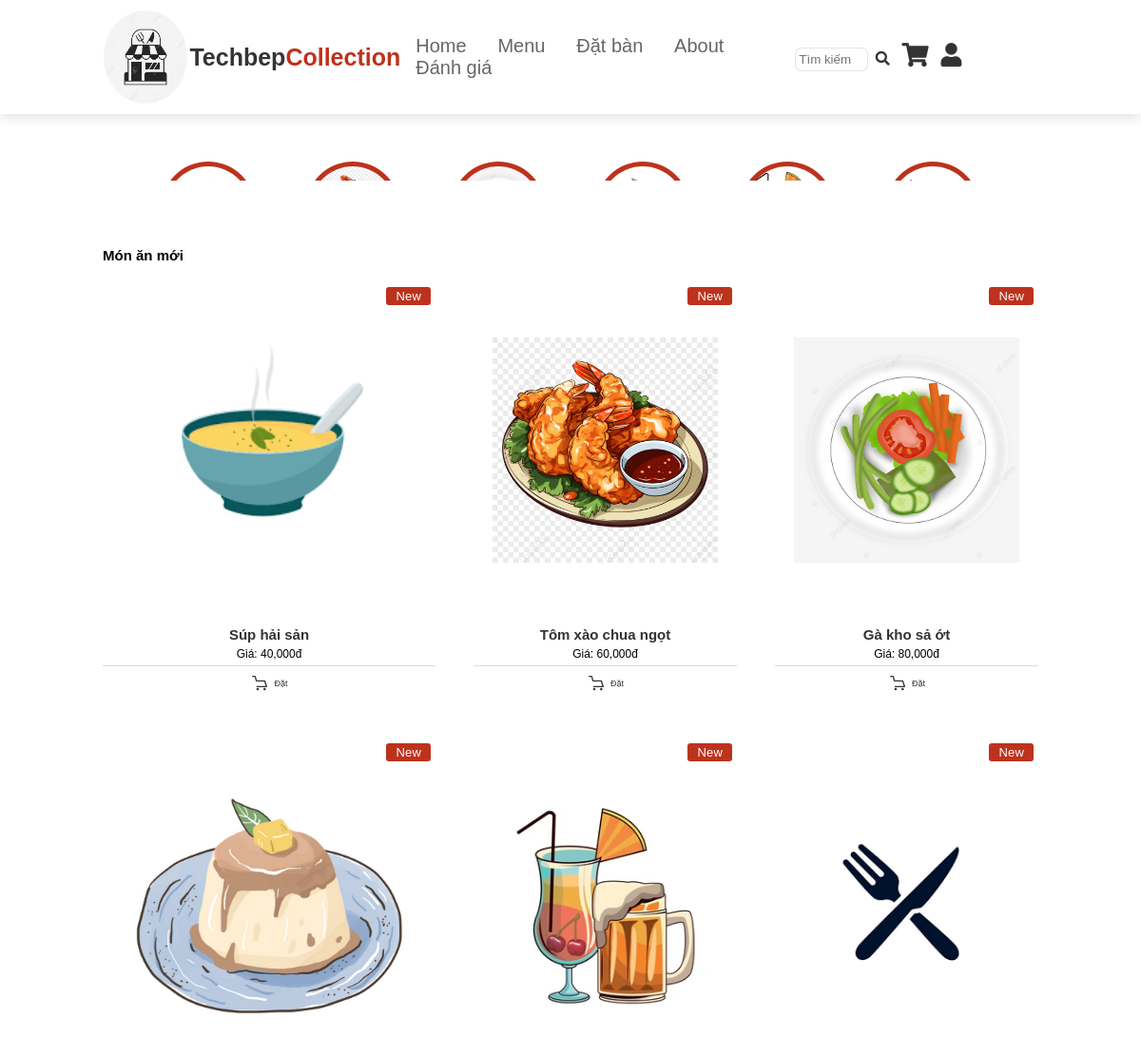
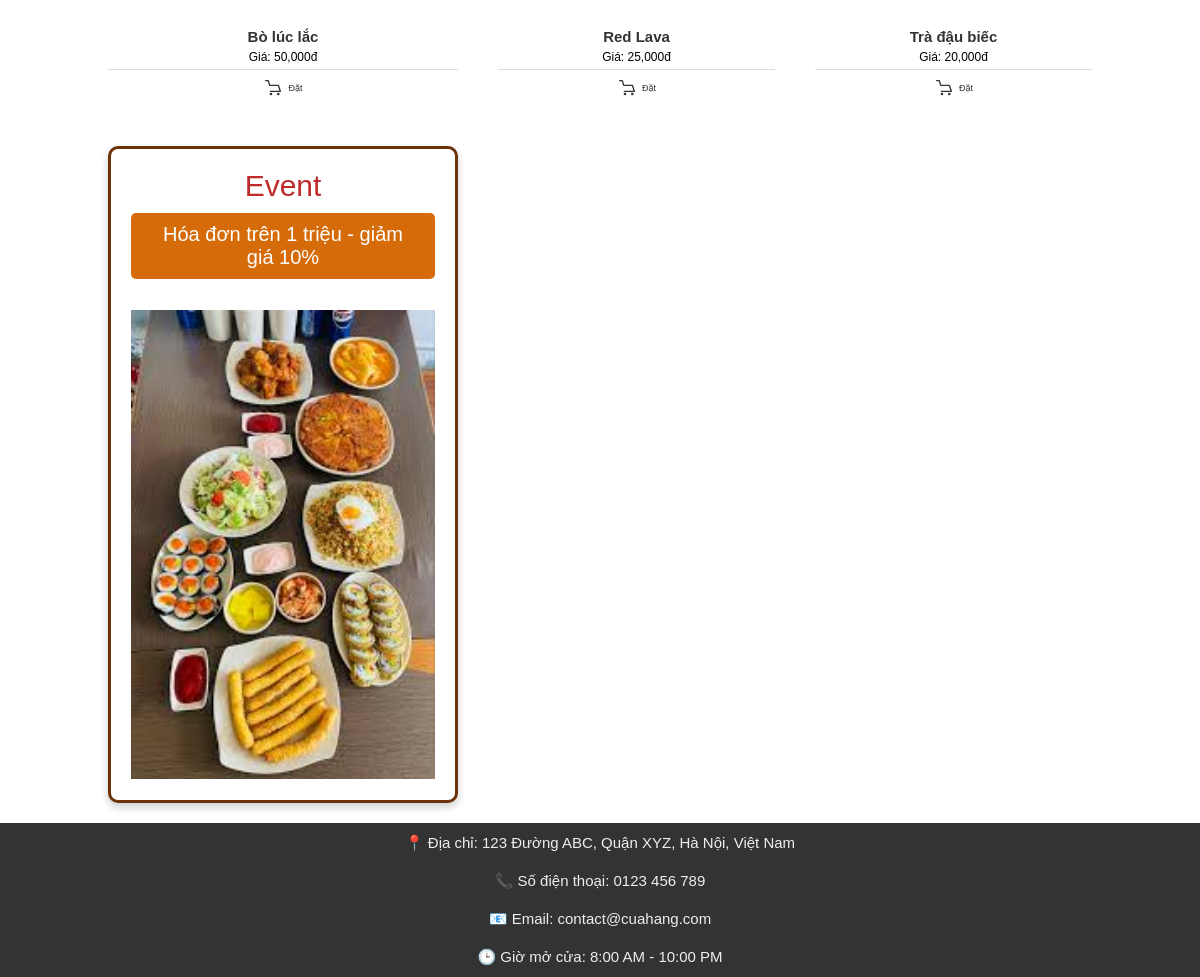
The app's page /menu/ with its own data (2 pictures, top to bottom).
### menu/models.py (models this page shows, shortened)
class Menu(models.Model):
    category = models.ForeignKey(Category, related_name='menu_items', on_delete=models.CASCADE, verbose_name="Danh mục")
    name = models.CharField(max_length=150, verbose_name="Tên món ăn")
    description = models.TextField(blank=True, verbose_name="Mô tả")
    price = models.DecimalField(max_digits=10, decimal_places=0, verbose_name="Giá (VNĐ)") # Sửa decimal_places=0
    image = models.ImageField(upload_to='menu_images/', blank=True, null=True, verbose_name="Hình ảnh")
    is_available = models.BooleanField(default=True, verbose_name="Còn hàng")
    class Meta:
        verbose_name = "Món ăn"
        verbose_name_plural = "Thực đơn"
        ordering = ['category', 'name']

### menu/views.py (the view)
# urls.py: path('', views.menu, name='menu'),
def menu(request):
    dishes = Menu.objects.filter(is_available=True)
    context = {}  # Bạn có thể truyền dữ liệu sang template nếu cần
    return render(request, 'menu.html', {'new_dishes': dishes})

### template/menu.html (shortened to what this page needs)
{% load static %}
{% load humanize %}
<!DOCTYPE html>
<html lang="en">
<head>
    <link rel="stylesheet" href="{% static 'styles/main.css' %}">
    <link rel ="stylesheet" href="https://cdnjs.cloudflare.com/ajax/libs/font-awesome/5.15.3/css/all.min.css">
</head>
<body>
<header>
    <div class="lo">
        <img src="{% static 'images/logo.jpg' %}">
    </div>
    <a href="{% static 'home' %}" class="logo">Techbep<span>Collection</span></a>
    <nav class="navbar">
        <a href="{% url 'home' %}">Home</a>
        <a href="{% url 'menu' %}">Menu</a>
        <a href="{% url 'tables' %}">Đặt bàn</a>
        <a href="{% url 'about' %}">About</a>
        <a href="{% url 'review' %}">Đánh giá</a>
    </nav>
    <div class="icons">
        <input type="text" placeholder="Tìm kiếm"> <i class="fas fa-search"></i>
        <a href="{% url 'add_to_cart' %}" class="fas fa-shopping-cart"></a>
        <a href="{% url 'user' %}" class="fas fa-user"></a>
</header>
<section id="category">
    <a href="#" class="category-box">
        <div class="category-box-img">
            <img src="{% static 'images/c1.png' %}" alt="canh">
        </div>
    </a>
    <a href="#" class="category-box">
        <div class="category-box-img">
            <img src="{% static 'images/c2.png' %}" alt="món chính">
        </div>
    </a>
    <a href="#" class="category-box">
        <div class="category-box-img">
            <img src="{% static 'images/c3.png' %}" alt="rau">
        </div>
    </a>
    <a href="#" class="category-box">
        <div class="category-box-img">
            <img src="{% static 'images/c4.png' %}" alt="đồ ngọt">
        </div>
    </a>
    <a href="#" class="category-box">
        <div class="category-box-img">
            <img src="{% static 'images/c5.png' %}" alt="nước uống">
        </div>
    </a>
    <a href="#" class="category-box">
        <div class="category-box-img">
            <img src="{% static 'images/c6.png' %}" alt="All">
        </div>
    </a>
</section>
<section>
    <h2>Món ăn mới</h2>
        <div class="popular-product-container">
            {% for dish in new_dishes %}
                <div class="product-box">
                    <a href="#" class="product-box-img">
                        <img src="{{ dish.image.url }}" alt="{{ dish.name }}">
                        <span>New</span>
                    </a>
                    <div class="product-box-text">
                        <a href="#" class="product-text-title">{{ dish.name }}</a>
                        <span>Giá: {{ dish.price|intcomma }}đ</span>
                        <a href="#" class="product-cart-btn">
                            Đặt
                        </a>
                    </div>
                </div>
                {% empty %}
                <p>Chưa có món mới nào.</p>
                {% endfor %}
            <div class="popular-banner">
                <div class="popular-banner-text">
                    <h3>Event</h3>
                    <a>Hóa đơn trên 1 triệu - giảm giá 10%</a>
                </div>
                <div class="popular-banner-img">
                    <img src="{% static 'images/banner.png' %}" alt="Banner"/>
                </div>
            </div>
        </div>
</section>
 <footer>
    <div class="end">
        <p>📍 Địa chỉ: 123 Đường ABC, Quận XYZ, Hà Nội, Việt Nam</p>
        <p>📞 Số điện thoại: 0123 456 789</p>
        <p>📧 Email: contact@cuahang.com</p>
        <p>🕒 Giờ mở cửa: 8:00 AM - 10:00 PM</p>
    </div>
</footer>
</body>
</html>

### records on screen
Menu: image (picture), name "Súp hải sản", price "40,000"
Menu: image (picture), name "Tôm xào chua ngọt", price "60,000"
Menu: image (picture), name "Gà kho sả ớt", price "80,000"
Menu: image (picture), name "Bò lúc lắc", price "50,000"
Menu: image (picture), name "Red Lava", price "25,000"
Menu: image (picture), name "Trà đậu biếc", price "20,000"
